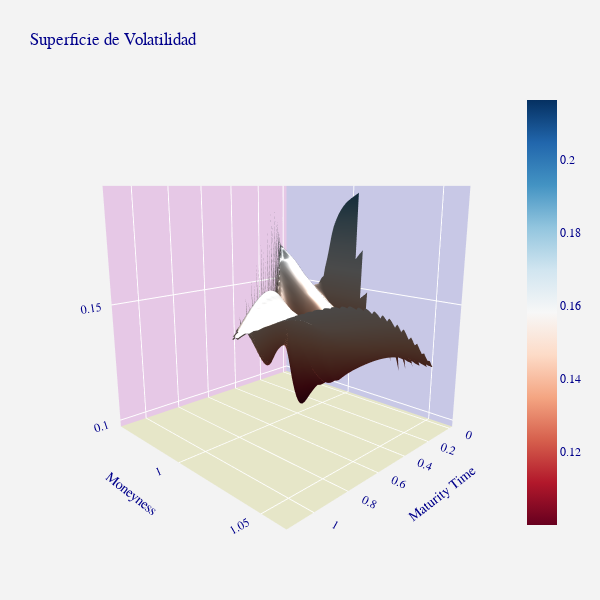

Notebook cell for this chart:
### Code cell
call_surface = plot_surface(T_call, M_call, IV_call)

### Figure 1 — Plotly figure (JSON) as saved in the notebook; plotly's stock layout.template omitted (floating-point values rounded to 4 significant figures; data arrays with more than 128 entries replaced by an {"elided": "..."} marker saying what was removed)
{"data": [{"cmax": null, "cmin": null, "colorscale": [[0, "rgb(103,0,31)"], [0.1, "rgb(178,24,43)"], [0.2, "rgb(214,96,77)"], [0.3, "rgb(244,165,130)"], [0.4, "rgb(253,219,199)"], [0.5, "rgb(247,247,247)"], [0.6, "rgb(209,229,240)"], [0.7, "rgb(146,197,222)"], [0.8, "rgb(67,147,195)"], [0.9, "rgb(33,102,172)"], [1, "rgb(5,48,97)"]], "lighting": {"ambient": 0.3, "diffuse": 0.7, "fresnel": 0.1, "roughness": 0.5, "specular": 0.5}, "type": "surface", "x": {"elided": "100x100 float values"}, "y": {"elided": "100x100 float values"}, "z": {"elided": "100x100 float values"}}], "layout": {"autosize": false, "font": {"color": "darkblue", "family": "Arial, sans-serif", "size": 12}, "height": 600, "margin": {"b": 65, "l": 65, "r": 50, "t": 90}, "paper_bgcolor": "rgb(243, 243, 243)", "scene": {"camera": {"eye": {"x": 1.5, "y": 1.5, "z": 0.5}}, "xaxis": {"backgroundcolor": "rgb(200, 200, 230)", "gridcolor": "white", "showbackground": true, "tickfont": {"size": 12}, "title": {"text": "Maturity Time"}, "zerolinecolor": "white"}, "yaxis": {"backgroundcolor": "rgb(230, 200,230)", "gridcolor": "white", "showbackground": true, "tickfont": {"size": 12}, "title": {"text": "Moneyness"}, "zerolinecolor": "white"}, "zaxis": {"backgroundcolor": "rgb(230, 230,200)", "gridcolor": "white", "showbackground": true, "tickfont": {"size": 12}, "title": {"text": "Volatilidad Implícita"}, "zerolinecolor": "white"}}, "title": {"text": "Superficie de Volatilidad"}, "width": 600}}
